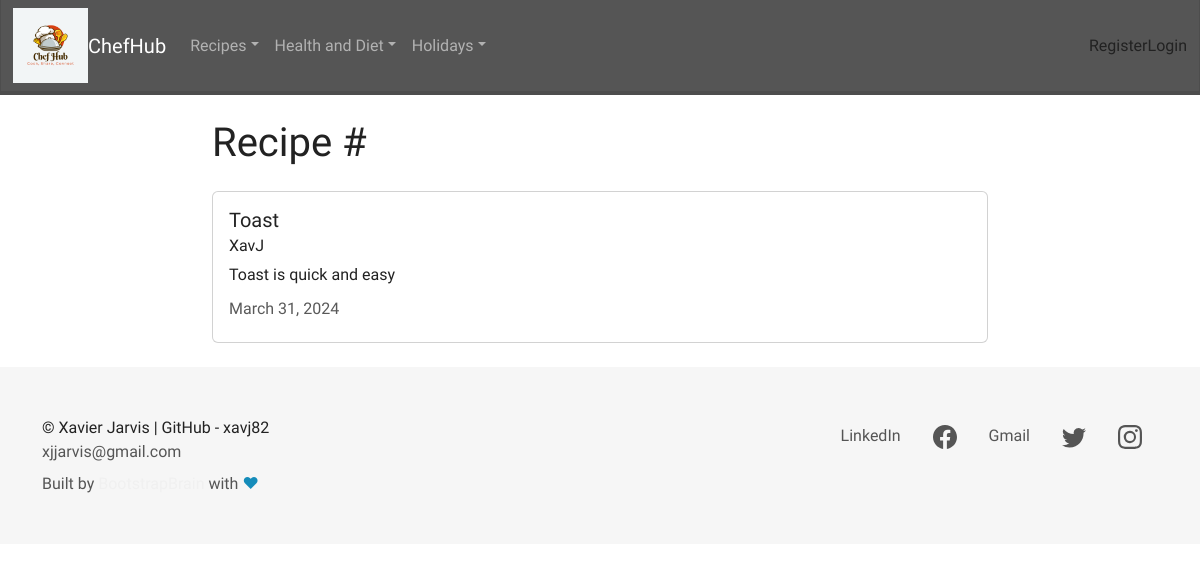
Page /recipe/3 on the earlier database version.
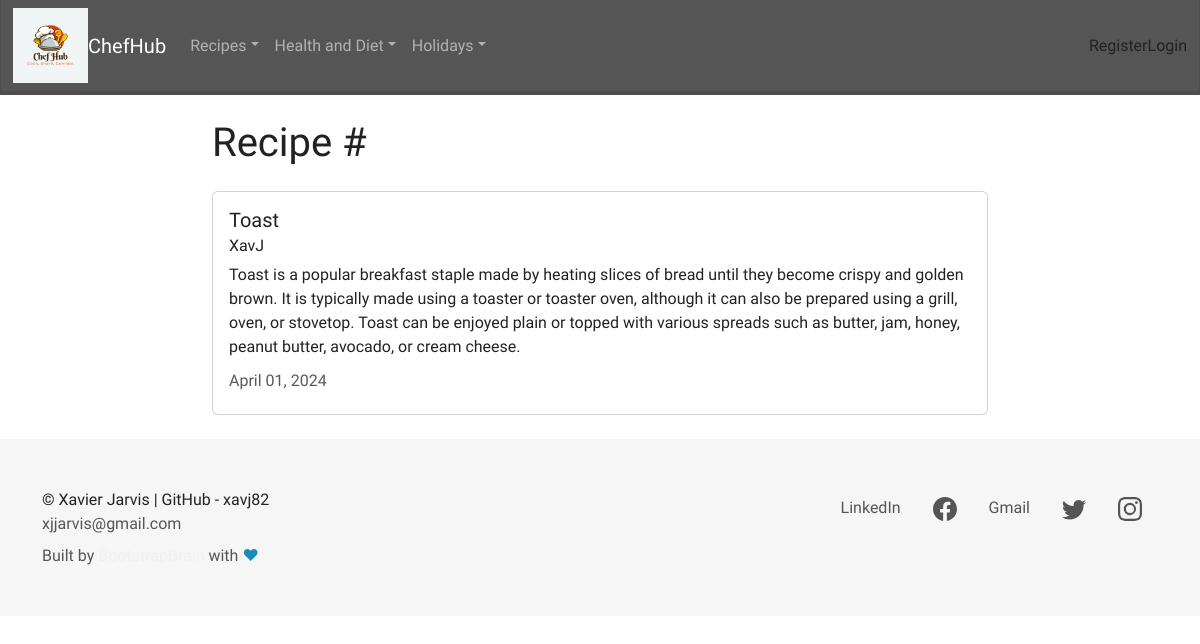
Same page on the later database version.
### recipes/models.py (models this page shows, shortened)
class Recipe(models.Model):
    title = models.CharField(max_length=100)
    description = models.TextField()
    image = models.ImageField(upload_to="recipe_images", null=True)
    author = models.ForeignKey(User, on_delete=models.CASCADE)
    created_at = models.DateTimeField(auto_now_add=True)
    updated_at = models.DateTimeField(auto_now=True)
    ingredients = models.TextField(null=True)
    method = models.TextField(null=True)
    meal_type = models.ForeignKey(MealType, on_delete=models.CASCADE, null=True)
    meal_diet = models.ManyToManyField(MealDiet, help_text="Hold ctrl or cmd to select more than one option")
    meal_holiday = models.ManyToManyField(HolidayMeal, help_text="Hold ctrl or cmd to select more than one option")

### recipes/views.py (the view)
# urls.py: path('recipe/<int:pk>', views.RecipeDetailView.as_view(), name="recipes-detail"),
class RecipeDetailView(DetailView):
    model = models.Recipe

### recipes/templates/recipes/recipe_detail.html (shortened to what this page needs)
{% extends "recipes/base.html" %}
{% block content %}
<h1>Recipe # {{ Object.id }}</h1>
<div class="card my-4">
    <div class="card-body">
        <h5 class="card-title">{{ object.title }}</h5>
        <h6 class="card-subtitle mb-2 textmuted">{{ object.author }}</h6>
        <p class="card-text">{{ object.description }}</p>
        <h6 class="card-subtitle mb-2 text-muted">{{ object.updated_at|date:"F d, Y"}}</h6>
    </div>
</div>
{% endblock content %}

Differences in the rows shown:
changed Recipe "Toast": description "Toast is quick and easy" → "Toast is a popular breakfast staple made by heating slices of bread until they become crispy and golden brown. It is typically made using a toaster or toaster oven, although it can also be prepared using a grill, oven, or stovetop. Toast can be enjoyed plain or topped with various spreads such as butter, jam, honey, peanut butter, avocado, or cream cheese."; updated_at "March 31, 2024" → "April 01, 2024"
